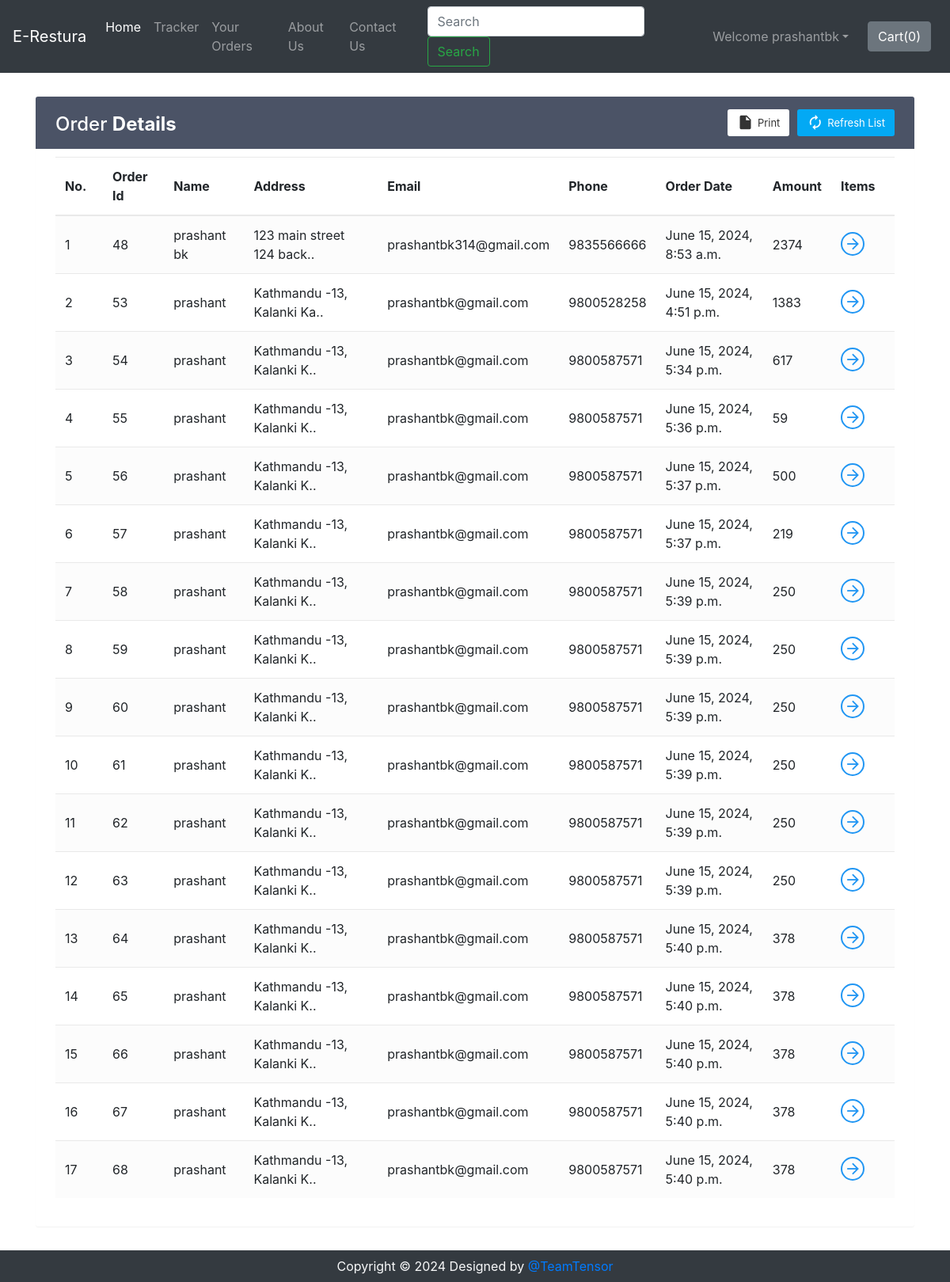
/shop/orderView/ (signed in), run on the app's committed database.
### shop/models.py (models this page shows)
class Orders(models.Model):
    order_id = models.AutoField(primary_key=True)
    items_json = models.CharField(max_length=5000)
    userId = models.IntegerField(default=0)
    amount = models.IntegerField(default=0)
    name = models.CharField(max_length=90)
    email = models.CharField(max_length=111)
    address = models.CharField(max_length=111)
    city = models.CharField(max_length=111)
    state = models.CharField(max_length=111)
    zip_code = models.CharField(max_length=111)
    phone = models.CharField(max_length=111, default="")
    timestamp = models.DateTimeField(default=timezone.now)

### shop/views.py (the view)
# urls.py: path('orderView/', views.orderView, name="orderView"),
def orderView(request):
    if request.user.is_authenticated:
        current_user = request.user
        orderHistory = Orders.objects.filter(userId=current_user.id)
        if len(orderHistory) == 0:
            messages.info(request, "You have not ordered.")
            return render(request, 'shop/orderView.html')
        return render(request, 'shop/orderView.html', {'orderHistory': orderHistory})
    return render(request, 'shop/orderView.html')

### shop/templates/shop/orderView.html (shortened to what this page needs)
{% extends 'shop/basic.html' %}
{% block body %}
{% if user.is_authenticated %}
<div class="container" id="cont">
    <div class="table-wrapper">
        <div class="table-title">
            <div class="row">
                <div class="col-sm-4">
                    <h2>Order <b>Details</b></h2>
                </div>
                <div class="col-sm-8">
                    <a href="" class="btn btn-primary"><i class="material-icons">&#xE863;</i> <span>Refresh List</span></a>
                    <a href="#" onclick="window.print()" class="btn btn-info"><i class="material-icons">&#xE24D;</i> <span>Print</span></a>
                </div>
            </div>
        </div>
        <table class="table table-striped table-hover">
            <thead>
                <tr>
                    <th>No.</th>
                    <th>Order Id</th>
                    <th>Name</th>
                    <th>Address</th>
                    <th>Email</th>
                    <th>Phone</th>
                    <th>Order Date</th>
                    <th>Amount</th>
                    <th>Items</th>
                </tr>
            </thead>
            <tbody>
                {% for i in orderHistory %}
                <tr>
                    <td class="count"></td>
                    <td>{{i.order_id}}</td>
                    <td>{{i.name}}</td>
                    <td data-toggle="tooltip" title="{{i.address}}">{{i.address|slice:"0:25"}}..</td>
                    <td>{{i.email}}</td>
                    <td>{{i.phone}}</td>
                    <td>{{i.timestamp}}</td>
                    <td>{{i.amount}}</td>
                    <td><a href="#" id="click{{i.order_id}}" class="view" title="View Details"><i class="material-icons">&#xE5C8;</i></a></td>
                </tr>
                {% endfor %}
            </tbody>
        </table>
    </div>
</div>
{% else %}
    <div id="cont2">
        <div class="alert alert-info">
            <font style="font-size:22px"><center>You need to <strong><a class="alert-link" data-toggle="modal" data-target="#loginModal">Login</a></strong></center></font>
        </div>
    </div>
{% endif %}
{% endblock %}

### shop/templates/shop/basic.html (shortened to what this page needs)
<!doctype html>
<html lang="en">
  <head>
    <link rel="stylesheet" href="https://stackpath.bootstrapcdn.com/bootstrap/4.2.1/css/bootstrap.min.css">
    <link rel="stylesheet" href="https://stackpath.bootstrapcdn.com/bootstrap/4.3.1/css/bootstrap.min.css">
    <link rel="stylesheet" href="https://use.fontawesome.com/releases/v5.8.2/css/all.css">
  </head>
  <body>
    <nav class="navbar navbar-expand-lg navbar-dark bg-dark">
      <a class="navbar-brand" href="/shop">E-Restura</a>
      <div class="collapse navbar-collapse" id="navbarSupportedContent">
        <ul class="navbar-nav mr-auto">
          <li class="nav-item active">
            <a class="nav-link" href="/shop">Home <span class="sr-only">(current)</span></a>
          </li>
          <li class="nav-item">
            <a class="nav-link" href="/shop/tracker">Tracker</a>
          </li>
          <li class="nav-item">
            <a class="nav-link" href="/shop/orderView/">Your Orders</a>
          </li>
          <li class="nav-item">
            <a class="nav-link" href="/shop/about">About Us</a>
          </li>
          <li class="nav-item">
            <a class="nav-link" href="/shop/contact">Contact Us</a>
          </li>
        </ul>
        <form method="get" action="/shop/search" class="form-inline my-2 my-lg-0 mx-3">
          <input class="form-control mr-sm-2" type="search" name="search" id="search" placeholder="Search" aria-label="Search" required>
          <button class="btn btn-outline-success my-2 my-sm-0" type="submit">Search</button>
        </form>
        {% if user.is_authenticated %}
        <ul class="navbar-nav mr-2">
          <li class="nav-item dropdown">
            <a class="nav-link dropdown-toggle" href='#' id="navbarDropdown" role="button" data-toggle="dropdown"> Welcome {{request.user}}</a>
          </li>
        </ul>
        {% else %}
        <button type="button" class="btn btn-success mx-2" data-toggle="modal" data-target="#loginModal">Login</button>
        <button type="button" class="btn btn-success mx-2" data-toggle="modal" data-target="#signupModal">SignUp</button>
        {% endif %}
        <button type="button" class="btn btn-secondary mx-2" id="popcart" data-container="body" data-html="true" data-toggle="popover" title="MyCart" data-placement="bottom" data-content="Bottom popover">
          Cart(<span id="cart">0</span>)
        </button>
      </div>
    </nav>
    {% block body %} {% endblock %}
    <div class="footer container-fluid bg-dark text-light">
        <p class="text-center py-2 mb-0">Copyright © 2024 Designed by <a href="https://github.com/marasinibishesh/Team_Tensor" target="_blank" rel="noopener noreferrer">@TeamTensor</a></p>
    </div>
  </body>
</html>

### data on the page
Orders: order_id "48", name "prashant bk", address "123 main street 124 back", email "prashantbk314@gmail.com", phone "9835566666", timestamp "June 15, 2024, 8:53 a.m.", amount "2374"
Orders: order_id "53", name "prashant", address "Kathmandu -13, Kalanki Ka", email "prashantbk@gmail.com", phone "9800528258", timestamp "June 15, 2024, 4:51 p.m.", amount "1383"
Orders: order_id "54", name "prashant", address "Kathmandu -13, Kalanki K", email "prashantbk@gmail.com", phone "9800587571", timestamp "June 15, 2024, 5:34 p.m.", amount "617"
Orders: order_id "55", name "prashant", address "Kathmandu -13, Kalanki K", email "prashantbk@gmail.com", phone "9800587571", timestamp "June 15, 2024, 5:36 p.m.", amount "59"
Orders: order_id "56", name "prashant", address "Kathmandu -13, Kalanki K", email "prashantbk@gmail.com", phone "9800587571", timestamp "June 15, 2024, 5:37 p.m.", amount "500"
Orders: order_id "57", name "prashant", address "Kathmandu -13, Kalanki K", email "prashantbk@gmail.com", phone "9800587571", timestamp "June 15, 2024, 5:37 p.m.", amount "219"
Orders: order_id "58", name "prashant", address "Kathmandu -13, Kalanki K", email "prashantbk@gmail.com", phone "9800587571", timestamp "June 15, 2024, 5:39 p.m.", amount "250"
Orders: order_id "59", name "prashant", address "Kathmandu -13, Kalanki K", email "prashantbk@gmail.com", phone "9800587571", timestamp "June 15, 2024, 5:39 p.m.", amount "250"
Orders: order_id "60", name "prashant", address "Kathmandu -13, Kalanki K", email "prashantbk@gmail.com", phone "9800587571", timestamp "June 15, 2024, 5:39 p.m.", amount "250"
Orders: order_id "61", name "prashant", address "Kathmandu -13, Kalanki K", email "prashantbk@gmail.com", phone "9800587571", timestamp "June 15, 2024, 5:39 p.m.", amount "250"
Orders: order_id "62", name "prashant", address "Kathmandu -13, Kalanki K", email "prashantbk@gmail.com", phone "9800587571", timestamp "June 15, 2024, 5:39 p.m.", amount "250"
Orders: order_id "63", name "prashant", address "Kathmandu -13, Kalanki K", email "prashantbk@gmail.com", phone "9800587571", timestamp "June 15, 2024, 5:39 p.m.", amount "250"
Orders: order_id "64", name "prashant", address "Kathmandu -13, Kalanki K", email "prashantbk@gmail.com", phone "9800587571", timestamp "June 15, 2024, 5:40 p.m.", amount "378"
Orders: order_id "65", name "prashant", address "Kathmandu -13, Kalanki K", email "prashantbk@gmail.com", phone "9800587571", timestamp "June 15, 2024, 5:40 p.m.", amount "378"
Orders: order_id "66", name "prashant", address "Kathmandu -13, Kalanki K", email "prashantbk@gmail.com", phone "9800587571", timestamp "June 15, 2024, 5:40 p.m.", amount "378"
Orders: order_id "67", name "prashant", address "Kathmandu -13, Kalanki K", email "prashantbk@gmail.com", phone "9800587571", timestamp "June 15, 2024, 5:40 p.m.", amount "378"
Orders: order_id "68", name "prashant", address "Kathmandu -13, Kalanki K", email "prashantbk@gmail.com", phone "9800587571", timestamp "June 15, 2024, 5:40 p.m.", amount "378"

### other printed values
{{ request.user }} "prashantbk"
